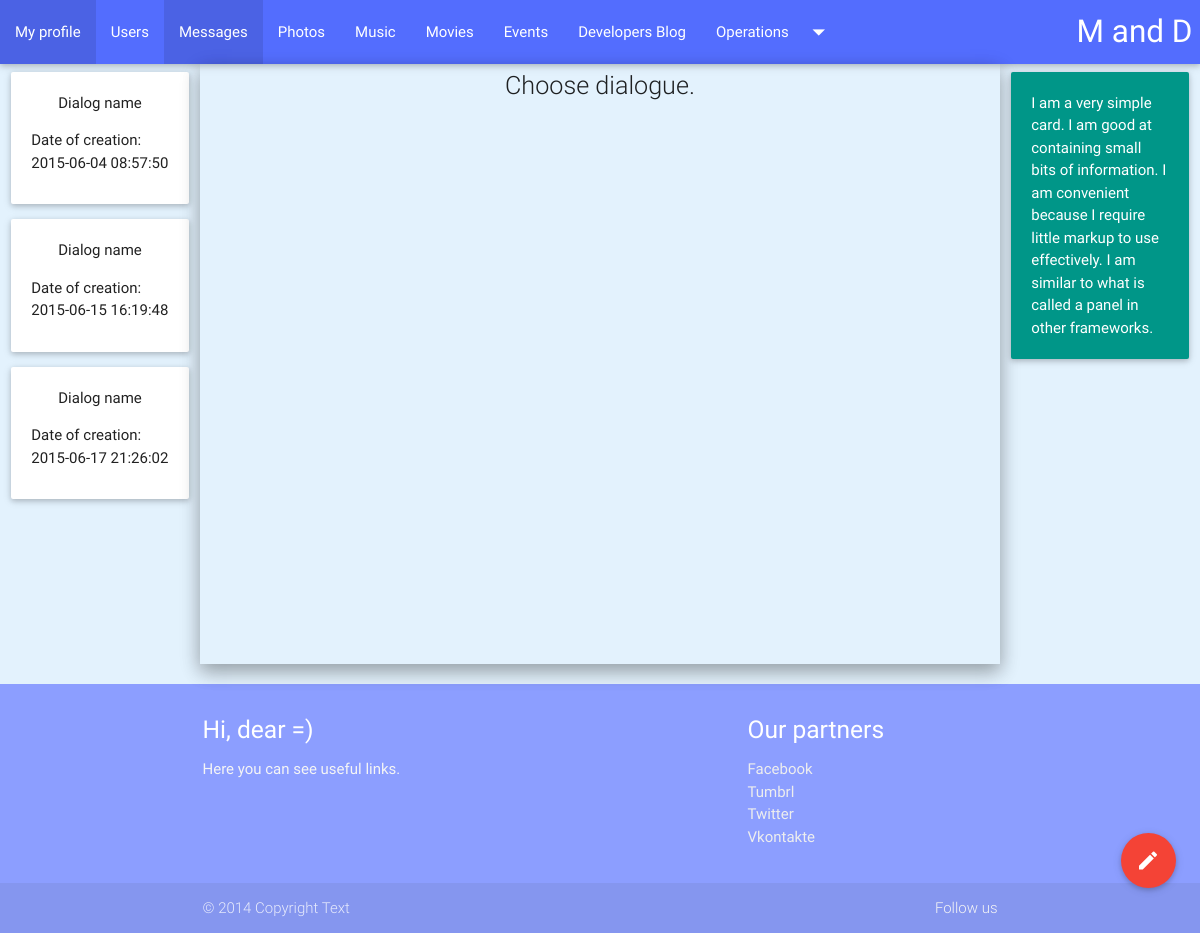
The app's page /pages/messages.php (signed in) with its own data.
### tables this page shows
CREATE TABLE IF NOT EXISTS `pm` (
  `id` int(11) NOT NULL AUTO_INCREMENT,
  `to_id` int(11) NOT NULL,
  `from_id` int(11) NOT NULL,
  `time_sent` timestamp NOT NULL DEFAULT CURRENT_TIMESTAMP ON UPDATE CURRENT_TIMESTAMP,
  `subject` text NOT NULL,
  `message` text NOT NULL,
  `opened` enum('0','1') NOT NULL,
  `recipientDelete` enum('0','1') NOT NULL,
  `senderDelete` enum('0','1') NOT NULL,
  `id_dialog` int(11) NOT NULL,
  PRIMARY KEY (`id`)
);

### pages/messages.php (the view, shortened to what this page needs)
<?php
	$user_id = $_SESSION['id'];
?>
<!DOCTYPE html>
  <html>
    <head>
      <link type="text/css" rel="stylesheet" href="css/materialize.min.css"  media="screen,projection"/>
	  <link type="text/css" rel="stylesheet" href="css/user.css"  media="screen,projection"/>
    </head>
    <body>
<header>
	<div class="navbar">
	  <nav class="indigo accent-2">
		<div class="nav-wrapper">
		  <a href="#" class="brand-logo right">M and D</a>
		  <ul id="nav-mobile" class="left hide-on-med-and-down">
			<li><a href="profile.php">My profile</a></li>
			<li><a href="user_list.php">Users</a></li>
			<li class="active"><a href="messages.php">Messages</a></li>
			<li><a href="gallery.php">Photos</a></li>
			<li><a href="music.php">Music</a></li>
			<li><a href="movies.php">Movies</a></li>
			<li><a href="#">Events</a></li>
			<li><a href="#">Developers Blog</a></li>
			<li><a class="dropdown-button" href="#!" data-activates="operations">Operations<i class="mdi-navigation-arrow-drop-down right"></i></a></li>
		  </ul>
		</div>
	  </nav>
  </div>
</header>
<main>
<div class="container-fluid">
<div class="row">
<div class="col s2" style="overflow-y:auto; height: 600px;">
		<div>
			<?php include('php/showDialogs.php'); ?>
		</div>
</div>
<div class="col s8 z-depth-2 user-container">
<?php include('php/openDialog.php'); ?>
</div>
<div class="col s2">
	<div class="card-panel teal">
          <span class="white-text">I am a very simple card. I am good at containing small bits of information.
          I am convenient because I require little markup to use effectively. I am similar to what is called a panel in other frameworks.
          </span>
    </div>
</div>
<div class="fixed-action-btn" style="bottom: 45px; right: 24px;">
    <a class="btn-floating btn-large red" >
      <i class="large mdi-editor-mode-edit"></i>
    </a>
    <ul>
      <li><a class="btn-floating red" href='profile.php?id=<?php echo $_SESSION['id'] ?>'><i class="large mdi-action-account-circle"></i></a></li>
      <li><a class="btn-floating yellow darken-1" href="settings.php?page=main"><i class="large mdi-image-edit"></i></a></li>
      <li><a class="btn-floating green modal-trigger" href="#message""><i class="large mdi-content-mail"></i></a></li>
      <li><a class="btn-floating blue" href="posts.php?id=<?php echo $_SESSION['id'] ?>"><i class="large mdi-content-inbox"></i></a></li>
    </ul>
</div>
</div>
</div>
</main>
<?php include('php/footer.php'); ?>
    </body>
</html>

### pages/php/showDialogs.php (shortened to what this page needs)
<?php
	$dialog_list = mysql_query("select * from pm where (id_dialog=0 and to_id='$user_id') or (id_dialog=0 and from_id='$user_id')");
	if( mysql_num_rows($dialog_list) < 1){
		?>
		<div class="center">
		<span class="flow-text">Sorry, you have no dialogues yet.</span>
		</div>
		<?php
	} else{
		while($arr = mysql_fetch_array($dialog_list)){
		?>
		<div class="card-panel avatar center">
			<form action="messages.php" method="GET" onClick="$(this).submit();">
			  <span>Dialog name</span>
			  <p>Date of creation:<br> <?php echo $arr['time_sent']; ?></p>
			</form>
		</div>
	<?php } } ?>

### pages/css/user.css (style rules this page uses)
body { background-color: #e3f2fd; }
.user-container { min-height: 40em !important; padding: 0 0 0 0 !important; }

### records on screen
pm: time_sent "2015-06-04 08:57:50"
pm: time_sent "2015-06-15 16:19:48"
pm: time_sent "2015-06-17 21:26:02"
